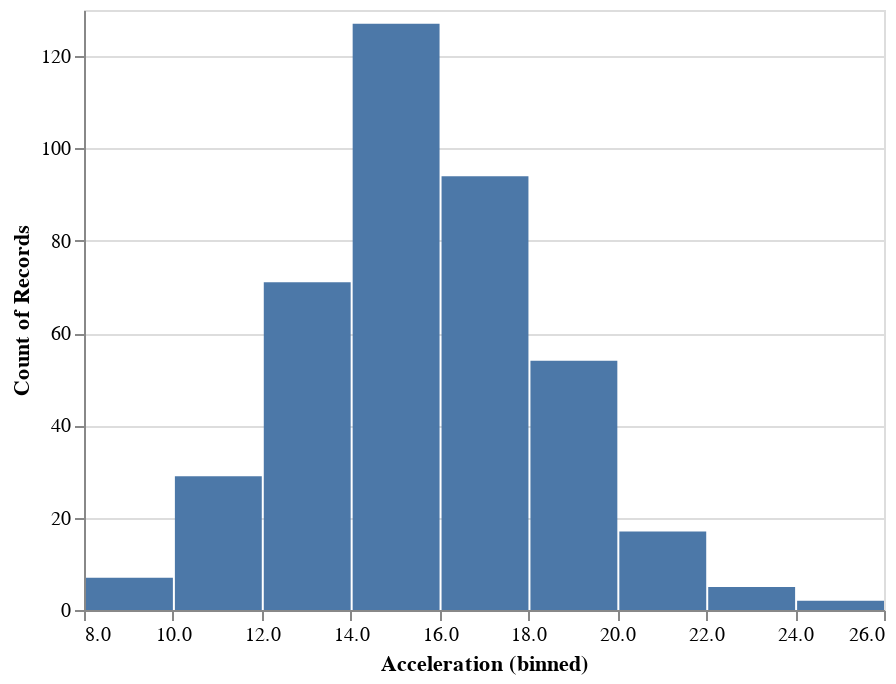

The notebook cell this image was saved under:
### Markdown cell above
In `altair`, histogram is not a special type of visualization, but simply a plot with bars where a variable is binned and a counting aggregation function is used.

### Code cell
alt.Chart(cars).mark_bar().encode(
    x=alt.X('Acceleration', bin=True),
    y='count()'
)

### Figure 1 — Vega-Lite specification as saved in the notebook (floating-point values rounded to 4 significant figures; data arrays with more than 128 entries replaced by an {"elided": "..."} marker saying what was removed)
{"$schema": "https://vega.github.io/schema/vega-lite/v3.4.0.json", "config": {"mark": {"tooltip": null}, "view": {"height": 300, "width": 400}}, "data": {"name": "data-f02450ab61490a1363517a0190416235"}, "datasets": {"data-f02450ab61490a1363517a0190416235": {"elided": "406 records"}}, "encoding": {"x": {"bin": true, "field": "Acceleration", "type": "quantitative"}, "y": {"aggregate": "count", "type": "quantitative"}}, "mark": "bar"}
